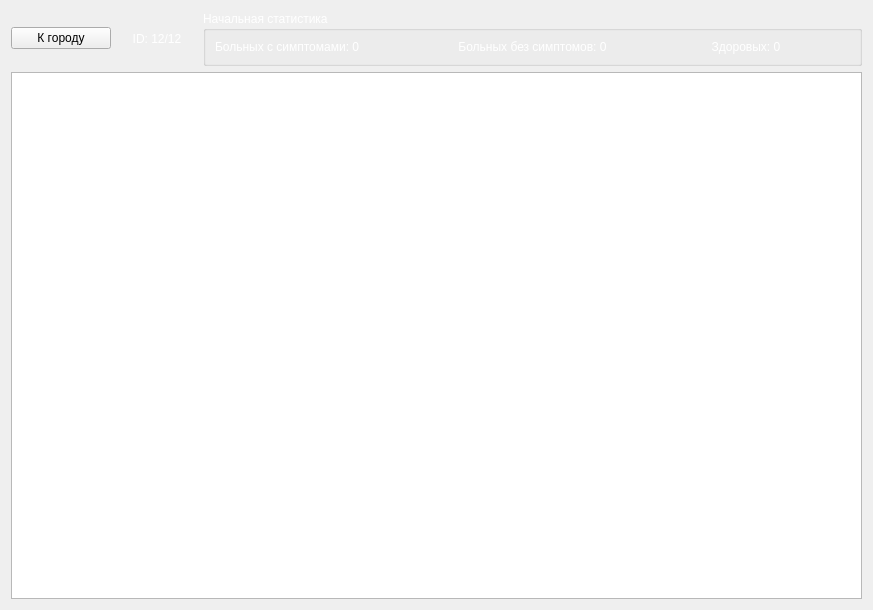
<?xml version="1.0" encoding="UTF-8"?>
<ui version="4.0">
 <class>DistrictVisualizer</class>
 <widget class="QWidget" name="DistrictVisualizer">
  <property name="geometry">
   <rect>
    <x>0</x>
    <y>0</y>
    <width>873</width>
    <height>610</height>
   </rect>
  </property>
  <property name="windowTitle">
   <string>Form</string>
  </property>
  <layout class="QGridLayout" name="gridLayout">
   <item row="1" column="0" colspan="3">
    <widget class="QGraphicsView" name="graphicsView"/>
   </item>
   <item row="0" column="0">
    <widget class="QPushButton" name="backBtn">
     <property name="maximumSize">
      <size>
       <width>100</width>
       <height>16777215</height>
      </size>
     </property>
     <property name="text">
      <string>К городу</string>
     </property>
    </widget>
   </item>
   <item row="0" column="2">
    <widget class="QGroupBox" name="groupBox">
     <property name="palette">
      <palette>
       <active>
        <colorrole role="WindowText">
         <brush brushstyle="SolidPattern">
          <color alpha="255">
           <red>255</red>
           <green>255</green>
           <blue>255</blue>
          </color>
         </brush>
        </colorrole>
        <colorrole role="Text">
         <brush brushstyle="SolidPattern">
          <color alpha="255">
           <red>255</red>
           <green>255</green>
           <blue>255</blue>
          </color>
         </brush>
        </colorrole>
        <colorrole role="ButtonText">
         <brush brushstyle="SolidPattern">
          <color alpha="255">
           <red>255</red>
           <green>255</green>
           <blue>255</blue>
          </color>
         </brush>
        </colorrole>
        <colorrole role="ToolTipText">
         <brush brushstyle="SolidPattern">
          <color alpha="255">
           <red>255</red>
           <green>255</green>
           <blue>255</blue>
          </color>
         </brush>
        </colorrole>
       </active>
       <inactive>
        <colorrole role="WindowText">
         <brush brushstyle="SolidPattern">
          <color alpha="255">
           <red>255</red>
           <green>255</green>
           <blue>255</blue>
          </color>
         </brush>
        </colorrole>
        <colorrole role="Text">
         <brush brushstyle="SolidPattern">
          <color alpha="255">
           <red>255</red>
           <green>255</green>
           <blue>255</blue>
          </color>
         </brush>
        </colorrole>
        <colorrole role="ButtonText">
         <brush brushstyle="SolidPattern">
          <color alpha="255">
           <red>255</red>
           <green>255</green>
           <blue>255</blue>
          </color>
         </brush>
        </colorrole>
        <colorrole role="ToolTipText">
         <brush brushstyle="SolidPattern">
          <color alpha="255">
           <red>255</red>
           <green>255</green>
           <blue>255</blue>
          </color>
         </brush>
        </colorrole>
       </inactive>
       <disabled>
        <colorrole role="ToolTipText">
         <brush brushstyle="SolidPattern">
          <color alpha="255">
           <red>255</red>
           <green>255</green>
           <blue>255</blue>
          </color>
         </brush>
        </colorrole>
       </disabled>
      </palette>
     </property>
     <property name="title">
      <string>Начальная статистика</string>
     </property>
     <layout class="QHBoxLayout" name="horizontalLayout">
      <item>
       <widget class="QLabel" name="explInfLbl">
        <property name="text">
         <string>Больных с симптомами: 0</string>
        </property>
        <property name="alignment">
         <set>Qt::AlignJustify|Qt::AlignVCenter</set>
        </property>
       </widget>
      </item>
      <item>
       <widget class="QLabel" name="asympInfLbl">
        <property name="text">
         <string>Больных без симптомов: 0</string>
        </property>
        <property name="alignment">
         <set>Qt::AlignCenter</set>
        </property>
       </widget>
      </item>
      <item>
       <widget class="QLabel" name="nInfLbl">
        <property name="text">
         <string>Здоровых: 0</string>
        </property>
        <property name="alignment">
         <set>Qt::AlignCenter</set>
        </property>
       </widget>
      </item>
     </layout>
    </widget>
   </item>
   <item row="0" column="1">
    <widget class="QLabel" name="idLbl">
     <property name="maximumSize">
      <size>
       <width>80</width>
       <height>16777215</height>
      </size>
     </property>
     <property name="palette">
      <palette>
       <active>
        <colorrole role="WindowText">
         <brush brushstyle="SolidPattern">
          <color alpha="255">
           <red>255</red>
           <green>255</green>
           <blue>255</blue>
          </color>
         </brush>
        </colorrole>
        <colorrole role="Text">
         <brush brushstyle="SolidPattern">
          <color alpha="255">
           <red>255</red>
           <green>255</green>
           <blue>255</blue>
          </color>
         </brush>
        </colorrole>
        <colorrole role="ButtonText">
         <brush brushstyle="SolidPattern">
          <color alpha="255">
           <red>255</red>
           <green>255</green>
           <blue>255</blue>
          </color>
         </brush>
        </colorrole>
        <colorrole role="ToolTipText">
         <brush brushstyle="SolidPattern">
          <color alpha="255">
           <red>255</red>
           <green>255</green>
           <blue>255</blue>
          </color>
         </brush>
        </colorrole>
       </active>
       <inactive>
        <colorrole role="WindowText">
         <brush brushstyle="SolidPattern">
          <color alpha="255">
           <red>255</red>
           <green>255</green>
           <blue>255</blue>
          </color>
         </brush>
        </colorrole>
        <colorrole role="Text">
         <brush brushstyle="SolidPattern">
          <color alpha="255">
           <red>255</red>
           <green>255</green>
           <blue>255</blue>
          </color>
         </brush>
        </colorrole>
        <colorrole role="ButtonText">
         <brush brushstyle="SolidPattern">
          <color alpha="255">
           <red>255</red>
           <green>255</green>
           <blue>255</blue>
          </color>
         </brush>
        </colorrole>
        <colorrole role="ToolTipText">
         <brush brushstyle="SolidPattern">
          <color alpha="255">
           <red>255</red>
           <green>255</green>
           <blue>255</blue>
          </color>
         </brush>
        </colorrole>
       </inactive>
       <disabled>
        <colorrole role="ToolTipText">
         <brush brushstyle="SolidPattern">
          <color alpha="255">
           <red>255</red>
           <green>255</green>
           <blue>255</blue>
          </color>
         </brush>
        </colorrole>
       </disabled>
      </palette>
     </property>
     <property name="text">
      <string>ID: 12/12</string>
     </property>
     <property name="alignment">
      <set>Qt::AlignCenter</set>
     </property>
    </widget>
   </item>
  </layout>
 </widget>
 <resources/>
 <connections/>
</ui>
